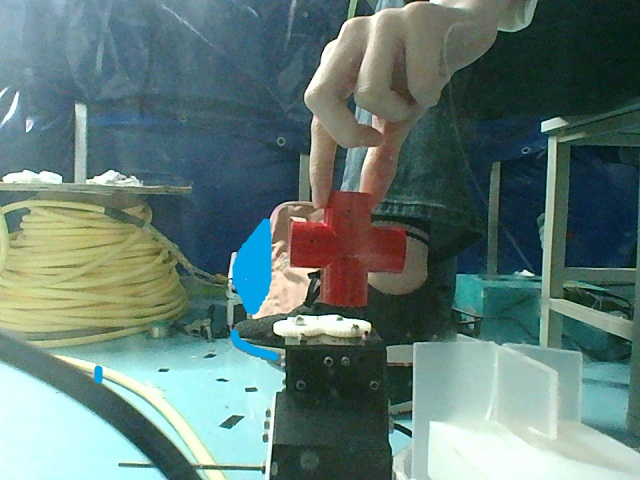
#> input picture ROV/docking station/a.jpg, 640 x 480 px, found by its file name
$ python find_white.py
#> lines starting #> are read from the running program, lines starting #| are printed output that depends on the picture; after the words box and inside, x2 and y2 are one past the last pixel; in counts of white or black regions, pixels touching at a corner belong together
#通过滑动条调节分别调节H、S、V的最大值和最小值，以确定待提取颜色的HSV范围（默认为白色）

import cv2
import numpy as np


def empty(a):
    pass

cv2.namedWindow("TrackBars")
cv2.resizeWindow("TrackBars", 400, 280)
cv2.createTrackbar("Hue Min", "TrackBars", 0, 180, empty)  # 象征内容，栏名称，默认值，最大值，用于调用的函数
cv2.createTrackbar("Hue Max", "TrackBars", 180, 180, empty)  # 色度，饱和度，亮度
cv2.createTrackbar("Sat Min", "TrackBars", 0, 255, empty)
cv2.createTrackbar("Sat Max", "TrackBars", 43, 255, empty)
cv2.createTrackbar("Val Min", "TrackBars", 46, 255, empty)
cv2.createTrackbar("Val Max", "TrackBars", 255, 255, empty)

if __name__ == '__main__':
    img = cv2.imread(r'C:\Users\13196\Desktop\a.jpg')
#> img is the input picture: shape (480, 640, 3); mean B, G, R 117.3, 122.7, 98.7
    gray_img = cv2.cvtColor(img, cv2.COLOR_BGR2HSV)
#> gray_img: shape (480, 640, 3); mean H, S, V 74.5, 91.6, 129.9
    # 均值滤波去噪
    gray_img = cv2.blur(gray_img, (5, 5), 0)
#> gray_img: shape (480, 640, 3); mean H, S, V 74.5, 91.6, 129.9
    i = 0
    while True:
        print(i)
        h_min = cv2.getTrackbarPos("Hue Min", "TrackBars")
        h_max = cv2.getTrackbarPos("Hue Max", "TrackBars")
        s_min = cv2.getTrackbarPos("Sat Min", "TrackBars")
        s_max = cv2.getTrackbarPos("Sat Max", "TrackBars")
        v_min = cv2.getTrackbarPos("Val Min", "TrackBars")
        v_max = cv2.getTrackbarPos("Val Max", "TrackBars")
        lower = np.array([h_min, s_min, v_min])
        upper = np.array([h_max, s_max, v_max])
        mask = cv2.inRange(gray_img, lower, upper)
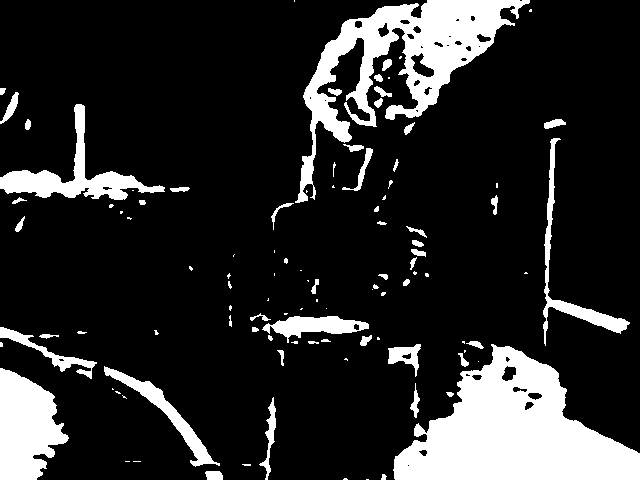
#> mask: shape (480, 640); 16.5% white; 105 white regions (49 under 20 px), largest, box (x1, y1, x2, y2) and area: (393, 344, 640, 480) 18766, (295, 0, 530, 203) 12830, (0, 368, 69, 480) 5343
        cv2.imshow('a', mask)
        key = cv2.waitKey(500)
#> (key q is pressed here)
        if cv2.waitKey(1) & 0xFF == ord('q'):
#> (key q is pressed here)
            break

$ run again, with ROV/docking station/a1.jpg copied over ROV/docking station/a.jpg
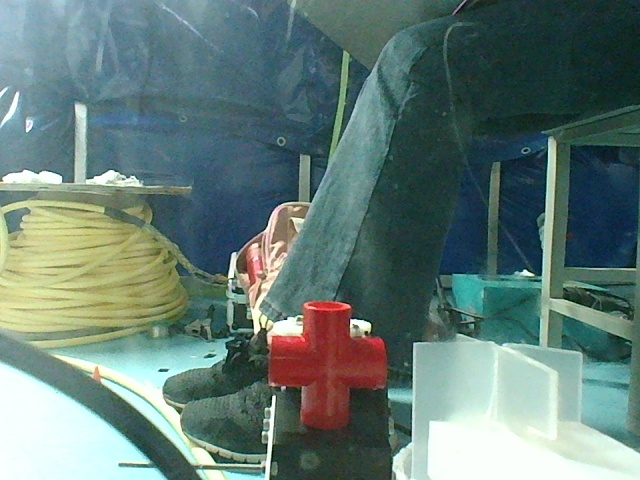
#> input picture ROV/docking station/a1.jpg, 640 x 480 px, found by its file name
#> img is the input picture: shape (480, 640, 3); mean B, G, R 118.1, 123.7, 99.9
#> `mask = cv2.inRange(gray_img, lower, upper)`:
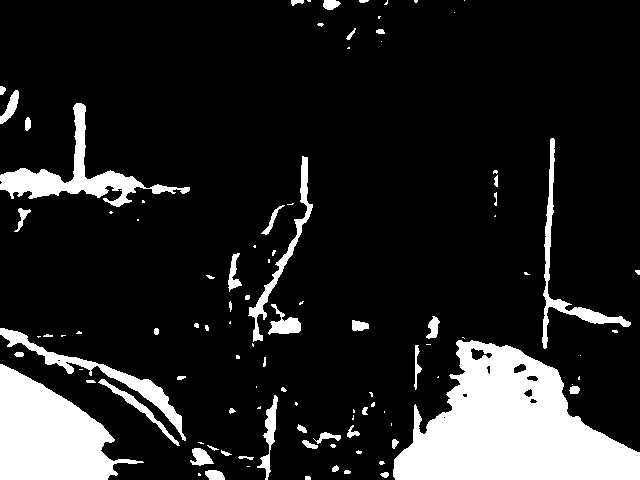
#> mask: shape (480, 640); 14.4% white; 104 white regions (50 under 20 px), largest, box (x1, y1, x2, y2) and area: (393, 340, 640, 480) 20459, (0, 364, 144, 480) 9547, (0, 103, 190, 207) 3819
